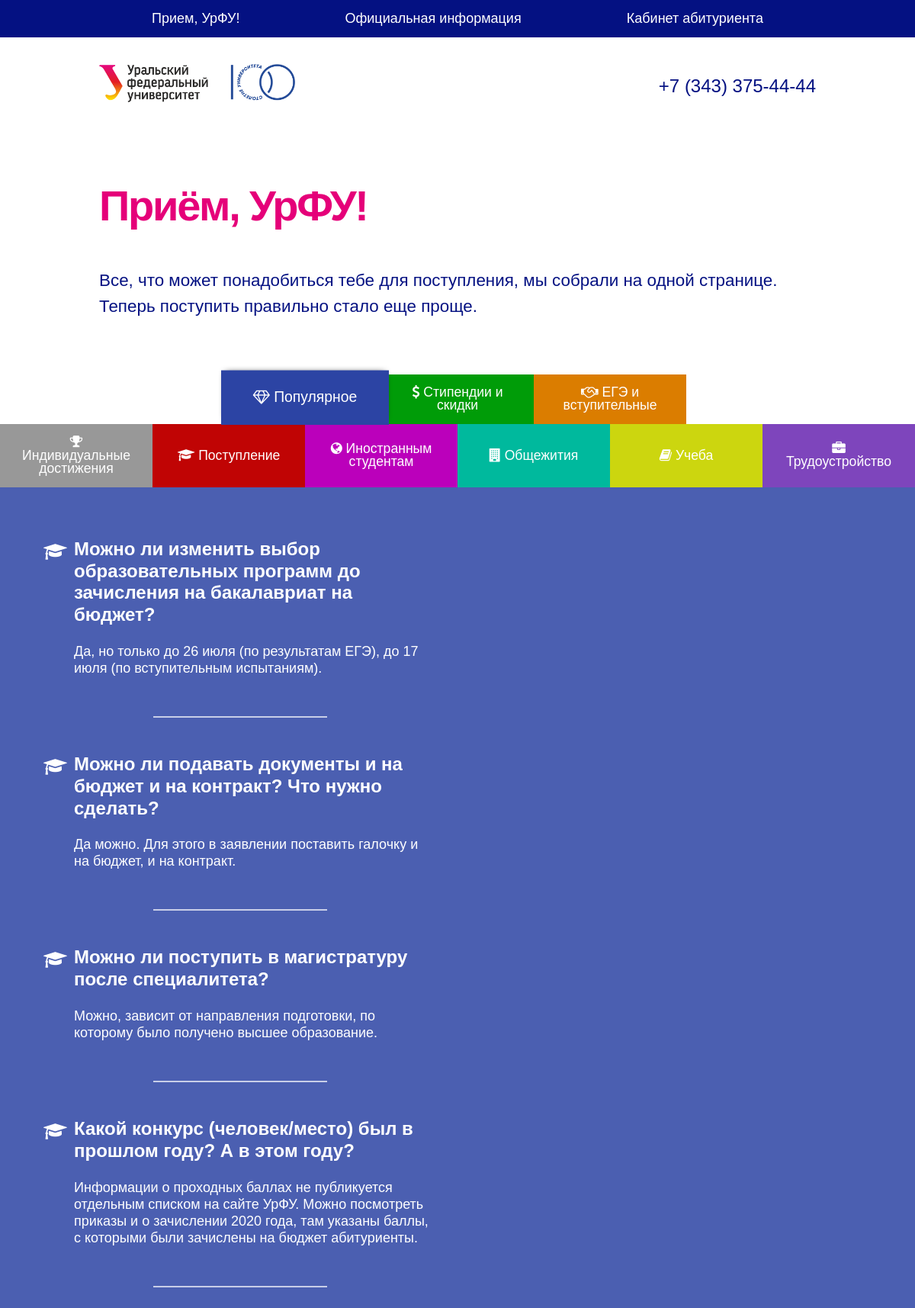
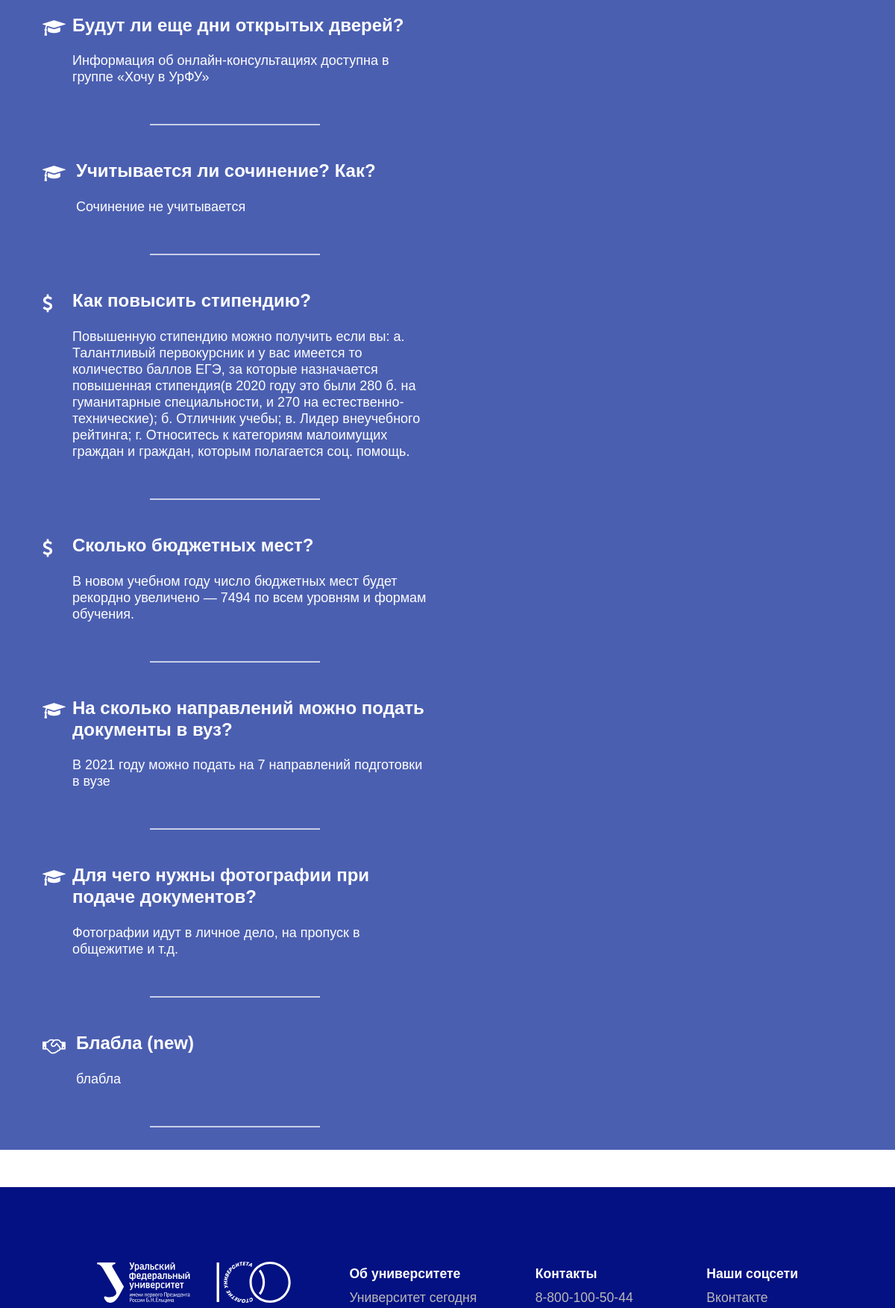
Before: / (upper part) with the older database file (2 pictures, top to bottom).
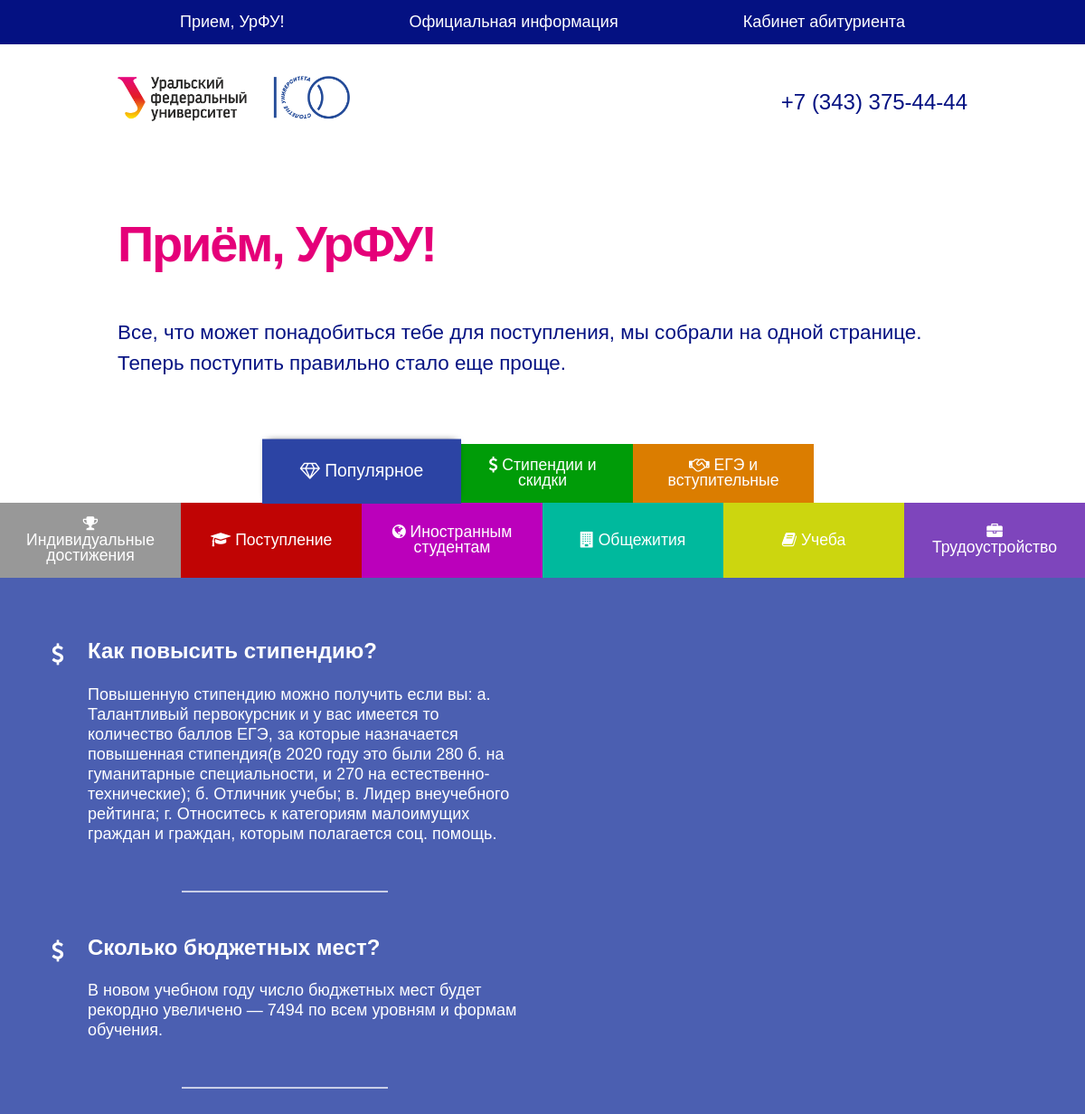
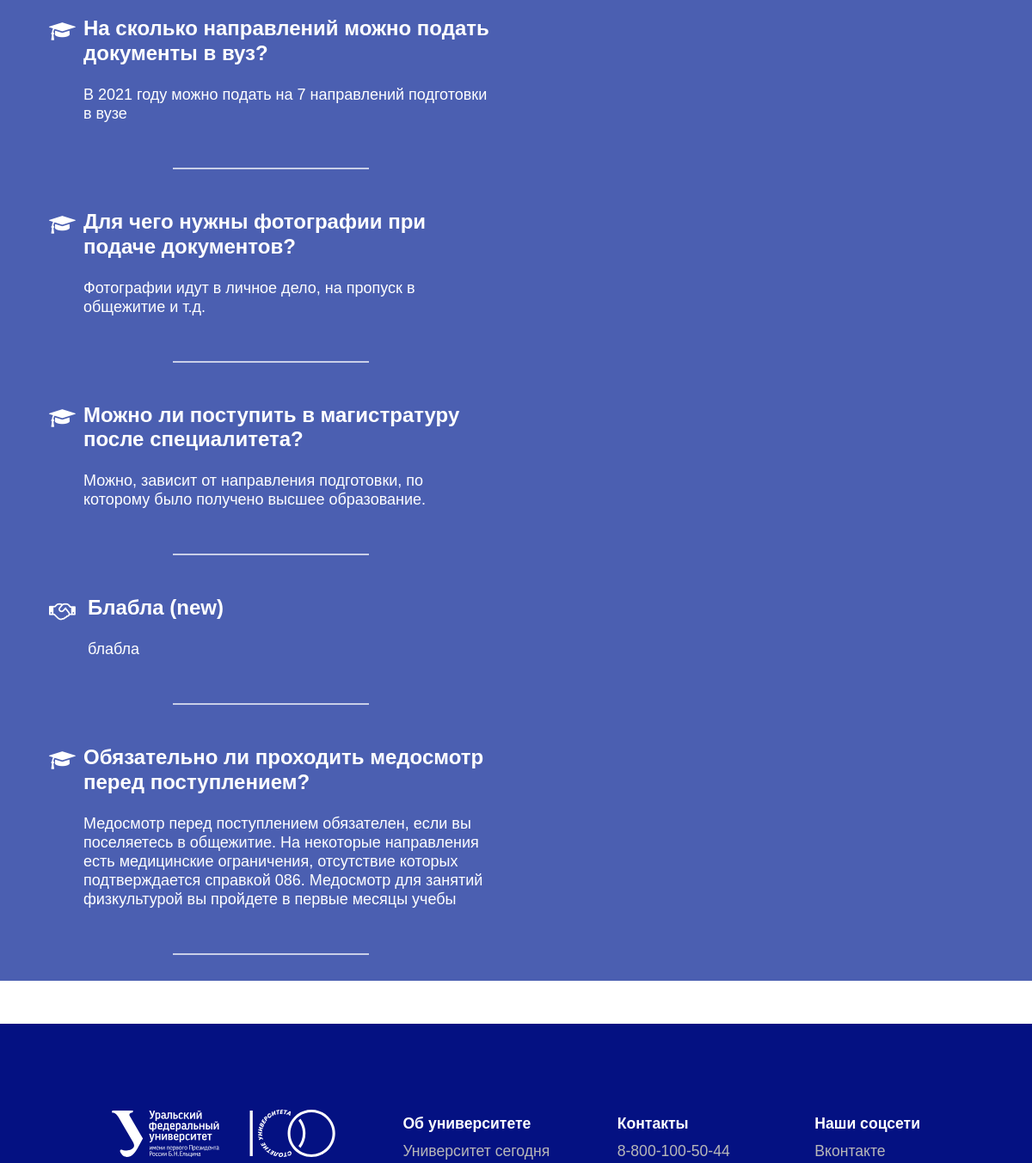
After: the same page with the newer database file (2 pictures, top to bottom).
### models.py (models this page shows, shortened)
class Categories(db.Model):
    id = db.Column(db.Integer, primary_key = True)
    name = db.Column(db.String(100), nullable=False)
    priority = db.Column(db.Integer, nullable=False)
    icon_name = db.Column(db.String(30))
    color = db.Column(db.String(7))

class Questions(db.Model):      # __tablename__ = 'posts'
    id = db.Column(db.Integer, primary_key = True)
    question = db.Column(db.String(1000), nullable=False)
    clear_question = db.Column(db.String(1000))
    answer = db.Column(db.Text, nullable = False)
    cat_id = db.Column(db.Integer, db.ForeignKey('categories.id'))
    priority = db.Column(db.Integer, nullable=False)
    is_popular = db.Column(db.Boolean, default = False)
    popular_priority = db.Column(db.Integer, default = 0)

### website/website.py (the view)
@website.route('/')
def index():
    try:
        categories = Categories.query
        questions = Questions.query
        popular_questions = questions.filter(Questions.is_popular).order_by(Questions.popular_priority)
    except NameError:
        return render_template("admin/error_page.html", message="Ошибка чтения из БД")
    popular_qa_list_assembly = []
    for popular_question in popular_questions:
        category = categories.get(popular_question.cat_id)
        if category is not None:
            popular_qa_list_assembly += [(popular_question, category.icon_name)]
    result_popular_list = (categories.get(0), popular_qa_list_assembly)
    result_list = []
    num = 0
    for category in reversed(categories.filter(Categories.id != 0).order_by(Categories.priority).all()):
        try:
            usually_questions = questions.filter(Questions.cat_id == category.id).order_by(Questions.priority)
        except (NameError, AttributeError):
            return render_template("admin/error_page.html", message="Ошибка чтения из БД")
        result_list += [(num, category, usually_questions)]
        num = num + 1
    return render_template('website/index.html', result_list=result_list, result_popular_list=result_popular_list)

### website/templates/website/index.html (shortened to what this page needs)
{% extends 'website/base.html' %}
{% import "website/macros.html" as macros %}
{% block body %}
{{ macros.title_main_page() }}
<section class="faq">
	<div class="tabs-menu flex">
		{% for category in result_list %}
		<button onclick="showPanel({{ category[0] }}, {{ category[0] }})" style="background-color: {{ category[1].color }};">
			<i class="fa {{ category[1].icon_name }}" aria-hidden="true"></i>
			{{ category[1].name }}
		</button>
		{% endfor %}
		<button onclick="showPanel({{ result_list | length }}, {{ result_list | length }})" class="current" style="background-color: {{ result_popular_list[0].color }};">
			<i class="fa {{ result_popular_list[0].icon_name }}" aria-hidden="true"></i>
			{{ result_popular_list[0].name }}
		</button>
	</div>
	<div class="tab-content" style="background-color: {{ result_popular_list[0].color }};">
		<div class="tab-content-container">
			{% for qa in result_popular_list[1] %}
			<div class="qa_item">
				<div class="qa_item_container">
					<div class="qa_icon">
						<i class="fa {{ qa[1] }}" aria-hidden="true"></i>
					</div>
					<div class="qa_content">
						<div class="qa_question">
							{{ qa[0].question }}
						</div>
						<div class="qa_answer">
							{{ qa[0].answer | safe }}
						</div>
					</div>
				</div>
				<div class="item_separator"></div>
			</div>
			{% endfor %}
		</div>
	</div>
</section>
{% endblock %}

### website/templates/website/base.html (shortened to what this page needs)
<!DOCTYPE html>
<html class="js no-touch" lang="ru"><head>
	<link rel="stylesheet" href="{{ url_for('static', filename='libraries/css/bootstrap-reboot.min.css') }}">
	<link rel="stylesheet" href="{{ url_for('website.static', filename='css/style.css') }}">
	<link rel="stylesheet" href="{{ url_for('static', filename='libraries/css/font-awesome.min.css') }}">
</head>
<body class="language_ru ">
	<div class="site">
		<nav class="user-menu-wrapper">
			<ul class="nav_wrapper container">
				<li class="nav_item"><a href="#">Прием, УрФУ!</a></li>
				<li class="nav_item"><a href="#">Официальная информация</a></li>
				<li class="nav_item"><a href="#">Кабинет абитуриента</a></li>
			</ul>
		</nav>
		<header class="header-custom">
			<div class="container flex navbar header_container">
				<a href="https://urfu.ru/priemurfu" class="logo">
					<img class="logo_img" src="{{ url_for('website.static', filename='img/UrFULogo_Russian.png') }}" height="50">
				</a>
				<a href="tel:+73433754444" class="header-phone">+7 (343) 375-44-44</a>
			</div>
		</header>
		{% block body %}{% endblock %}
		<section class="footer-custom">
			<div class="container">
				<div class="footer-menu">
					<a href="https://urfu.ru/" target="_blank" class="footer-logo"><img src="{{ url_for('website.static', filename='svg/UrFULogo100White.svg') }}" loading="lazy" alt="" width="260"></a>
					<div class="footer-column">
						<h3 class="footer-label">Об университете</h3>
						<ul class="footer-list">
							<li><a href="https://urfu.ru/ru/about/today/" target="_blank" class="footer-link">Университет
							сегодня</a></li>
						</ul>
					</div>
					<div class="footer-column">
						<h3 class="footer-label">Контакты</h3>
						<ul class="footer-list">
							<li><a href="tel:88001005044" class="footer-link">8-800-100-50-44</a><a href="mailto:contact@urfu.ru" class="footer-link">contact@urfu.ru</a></li>
						</ul>
					</div>
					<div class="footer-column">
						<h3 class="footer-label">Наши соцсети</h3>
						<ul class="footer-list">
							<li>
								<a href="https://vk.com/ural.federal.university" target="_blank" class="footer-link">Вконтакте</a>
							</li>
						</ul>
					</div>
				</div>
			</div>
		</section>
	</div>
</body>
</html>

### website/templates/website/macros.html
{% macro title_main_page() %}
<section class="hero">
	<div class="container">
		<div class="hero-text">
			<h1 class="hero-heading">Приём, УрФУ!</h1>
			<p class="hero-paragraph">Все, что может понадобиться тебе
				для&nbsp;поступления, мы собрали на&nbsp;одной странице. Теперь
			поступить правильно стало еще проще.</p>
		</div>
	</div>
</section>
{% endmacro %}

### website/static/css/style.css (style rules this page uses)
a, body, div, h1, h3, header, html, img, li, p, section, ul { margin: 0; padding: 0; border: 0; font-size: 100%; vertical-align: baseline }
header, section { display: block }
.site { margin: 0 auto }
button { border: none; color: #fff; text-decoration: none; display: inline-block; }
.site { min-height: 100% }
body { font-family: 'Arial', sans-serif !important; background: #fff; color: #041182; }
h1, h3 { font-family: 'Arial', sans-serif !important; color: rgba(229, 0, 121, 1); margin: 0; font-weight: bold; }
h1 { margin-bottom: 0.5em; }
ul { margin-left: 0; list-style-type: none; }
header a { color: rgba(4, 17, 130, 1); text-decoration: none; }
section { padding: 50px 0; }
.container { max-width: 940px; margin-left: auto; margin-right: auto; }
.flex { display: flex; }
.navbar { justify-content: space-between; align-items: center; padding: 25px 0; }
.header-phone { font-size: 1.5em; }
.hero { padding-bottom: 0; }
.hero-heading { font-size: 3.5em; font-weight: 600; letter-spacing: -0.04em; padding: 20px 0; }
.hero-paragraph { font-size: 1.4em; margin-bottom: 1em; font-weight: 400; }
.tabs-menu { width: 100%; flex-wrap: wrap-reverse; flex-direction: row-reverse; justify-content: center; }
.tabs-menu button { max-width: calc(100% / 6); min-width: calc(100% / 6); line-height: 1em; font-size: 1.1em; padding: 15px 20px; text-align: center; min-height: 65px; outline:none !important; }
button.current { transform: scale(1.1) translateY(-2px); z-index: 2; box-shadow: 0 -2px 8px -5px black; }
.footer-custom { padding: 100px 0 60px; background-color: #041182; color: #23286b; font-size: 1.1em; }
.footer-menu { display: -webkit-box; display: -webkit-flex; display: -ms-flexbox; display: flex; margin-bottom: 52px; -webkit-box-pack: justify; -webkit-justify-content: space-between; -ms-flex-pack: justify; justify-content: space-between; color: #fff; text-align: left; flex-wrap: wrap; }
.footer-label { margin-top: 0px; margin-bottom: 8px; font-size: 1em; color: white; line-height: 32px; }
.footer-link { display: block; margin-bottom: 10px; color: #b8b8b8; text-decoration: none; line-height: 1em; }
.footer-logo { height: 100%; margin-bottom: 50px; }
nav { width: 100%; background-color: #041182; margin-bottom: 10px; }
.nav_wrapper { list-style-type: none; display: flex; justify-content: space-around; padding: 11px 0; }
.nav_item a { text-decoration: none; color: white; font-size: 18px; }
.tab-content { color: #fff; padding-top: 20px; display: block; opacity: 0.85; padding-bottom: 30px; }
.tab-content-container { width: 100%; margin-right: auto; margin-left: auto; max-width: 1140px; }
.user-menu-wrapper { display: none; }
@media (min-width: 1024px) { .user-menu-wrapper { display: block; } }
html { overflow-x: hidden; }

Changed rows visible on the page:
no longer on one of the page's lists (row unchanged): Categories: question "Будут ли еще дни открытых дверей?", answer "Информация об онлайн-консультациях доступна в группе «Хочу в УрФУ»", question "Учитывается ли сочинение? Как?", answer "Сочинение не учитывается", question "На сколько направлений можно подать документы в вуз?", answer "В 2021 году можно подать на 7 направлений подготовки в вузе", question "Для чего нужны фотографии при подаче документов?", answer "Фотографии идут в личное дело, на пропуск в общежитие и т.д."
changed through a linked row, Categories "Поступление": question "Можно ли изменить выбор образовательных программ до зачисления на бакалавриат на бюджет?" → "На сколько направлений можно подать документы в вуз?"; answer "Да, но только до 26 июля (по результатам ЕГЭ), до 17 июля (по вступительным испытаниям)." → "В 2021 году можно подать на 7 направлений подготовки в вузе"; question "Можно ли подавать документы и на бюджет и на контракт? Что нужно сделать?" → "Для чего нужны фотографии при подаче документов?"; answer "Да можно. Для этого в заявлении поставить галочку и на бюджет, и на контракт." → "Фотографии идут в личное дело, на пропуск в общежитие и т.д."; question "Какой конкурс (человек/место) был в прошлом году? А в этом году?" → "Обязательно ли проходить медосмотр перед поступлением?"; answer "Информации о проходных баллах не публикуется отдельным списком на сайте УрФУ. Можно посмотреть приказы и о зачислении 2020 года, там указаны баллы, с которыми были зачислены на бюджет абитуриенты." → "Медосмотр перед поступлением обязателен, если вы поселяетесь в общежитие. На некоторые направления есть медицинские ограничения, отсутствие которых подтверждается справкой 086. Медосмотр для занятий физкультурой вы пройдете в первые месяцы учебы"
shown differently, row unchanged: Categories "Стипендии и скидки": moves up the list
